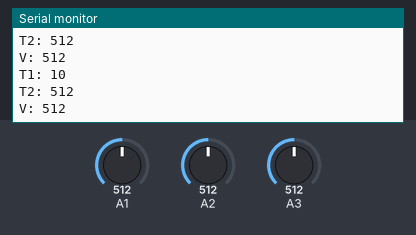
Recording of a sketch running on a simulated Arduino Uno, built with avr-gcc and run on an emulated ATmega328P. Shown: the last lines printed to the serial monitor. Inputs (shaded band) come from the test bench; at power-on: A1 = 512, A2 = 512, A3 = 512.

Above: at 1.8 s.
1.9 s: A1 set to 716
At 2.8 s:
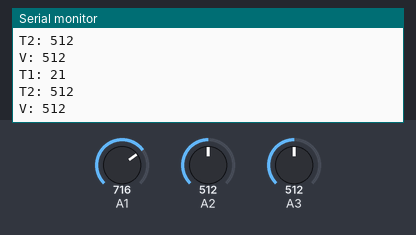
3.4 s: A2 set to 716
At 4.7 s:
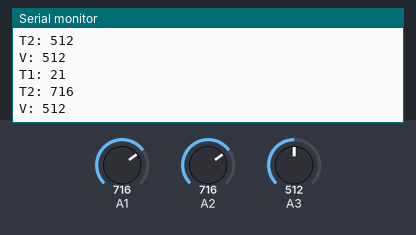
4.9 s: A3 set to 716
At 5.7 s:
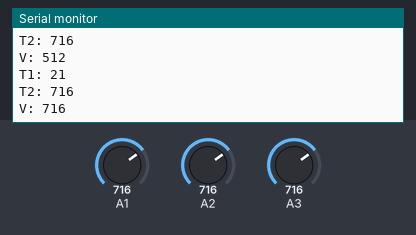
6.4 s: A1 set to 900
At 7.7 s:
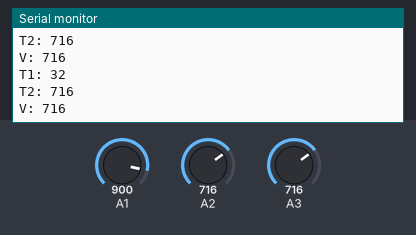
7.9 s: A2 set to 900
At 8.8 s:
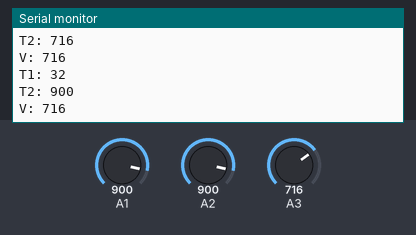
9.4 s: A3 set to 900
At 10.8 s:
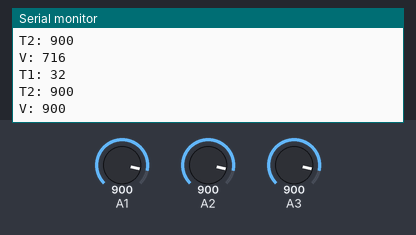
Timing chart, 0 to 11.9 s (numbered marks = the images above; inputs shaded):
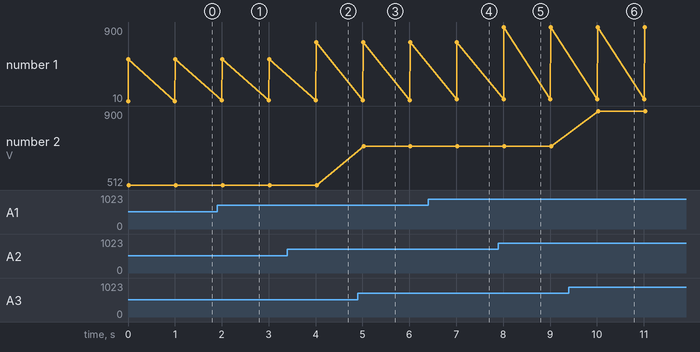

Measured:
- after the input at 1.9 s, the serial monitor: prints a new line after 0.10 s (image 1)
- after the input at 3.4 s, the serial monitor: prints a new line after 0.61 s (image 2)
- after the input at 4.9 s, the serial monitor: prints a new line after 0.12 s (image 3)
- after the input at 6.4 s, the serial monitor: prints a new line after 0.61 s (image 4)
- after the input at 7.9 s, the serial monitor: prints a new line after 0.12 s (image 5)
- after the input at 9.4 s, the serial monitor: prints a new line after 0.63 s (image 6)
- plotted number 1: 512 → 716 after the input at 3.4 s, 716 → 900 after the input at 7.9 s

The sketch:

GetTemperature.ino
```cpp
int t1, t2, v;
void setup()  {
    Serial.begin(9600);
    pinMode(A1, INPUT);
    pinMode(A2, INPUT);
    pinMode(A3, INPUT);
  }
void loop() {
    t1 = ((analogRead(A1)/10)-32)*5/9;
    t2 = (analogRead(A2));
    v = analogRead(A3);
    Serial.print("T1: ");
    Serial.println(t1);
    Serial.print("T2: ");
    Serial.println(t2);
    Serial.print("V: ");
    Serial.println(v);
    delay(1000);
  }
```
